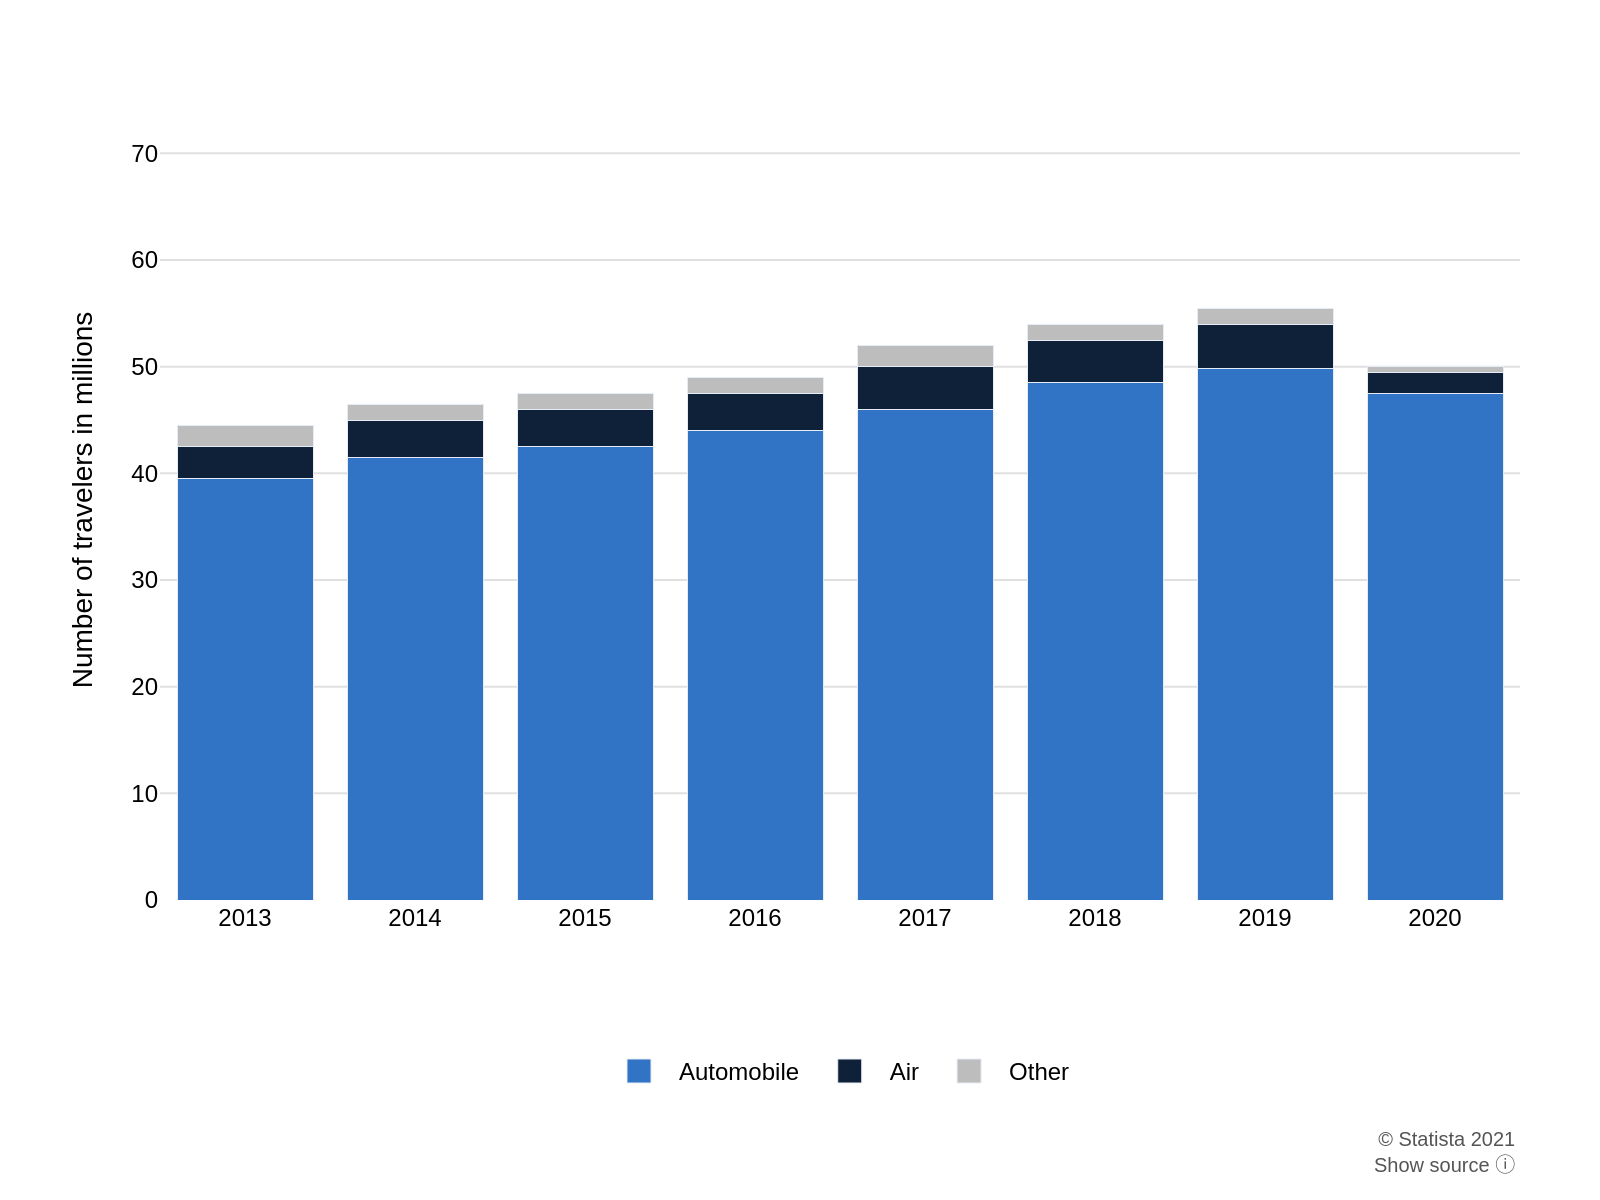

Recreate this plot in Python.
import sys
import json
import plotly.graph_objects as go
import pathlib

if len(sys.argv) != 2:
    print("Usage: python create_chart.py <path_to_json>")
    sys.exit(1)

json_path = pathlib.Path(sys.argv[1])
if not json_path.is_file():
    print(f"Error: JSON file not found at {json_path}")
    sys.exit(1)

with open(json_path, 'r', encoding='utf-8') as f:
    chart_info = json.load(f)

chart_data = chart_info.get('chart_data', [])
categories = chart_info.get('categories', [])
texts = chart_info.get('texts', {})
colors = chart_info.get('colors', [])

fig = go.Figure()

for i, series in enumerate(chart_data):
    fig.add_trace(go.Bar(
        name=series.get('name'),
        x=categories,
        y=series.get('values'),
        marker_color=colors[i % len(colors)]
    ))

fig.update_layout(
    barmode='stack',
    plot_bgcolor='white',
    font=dict(
        family="Arial",
        size=12,
        color="black"
    ),
    margin=dict(l=80, r=40, t=50, b=150),
    yaxis=dict(
        title_text=texts.get('y_axis_title'),
        range=[0, 75],
        gridcolor='#e0e0e0',
        zeroline=False,
        tickfont=dict(size=12)
    ),
    xaxis=dict(
        tickfont=dict(size=12),
        showgrid=False
    ),
    legend=dict(
        orientation="h",
        yanchor="bottom",
        y=-0.25,
        xanchor="center",
        x=0.5,
        traceorder='normal'
    )
)

annotations = []
if texts.get('source_note'):
    annotations.append(
        dict(
            xref='paper',
            yref='paper',
            x=1.0,
            y=-0.35,
            xanchor='right',
            yanchor='bottom',
            text=texts.get('source_note'),
            showarrow=False,
            align='right',
            font=dict(size=10, color='#555555')
        )
    )

fig.update_layout(annotations=annotations)

output_filename = json_path.with_suffix('.png')
fig.write_image(output_filename, scale=2, width=800, height=600)

print(f"Chart saved to {output_filename}")
